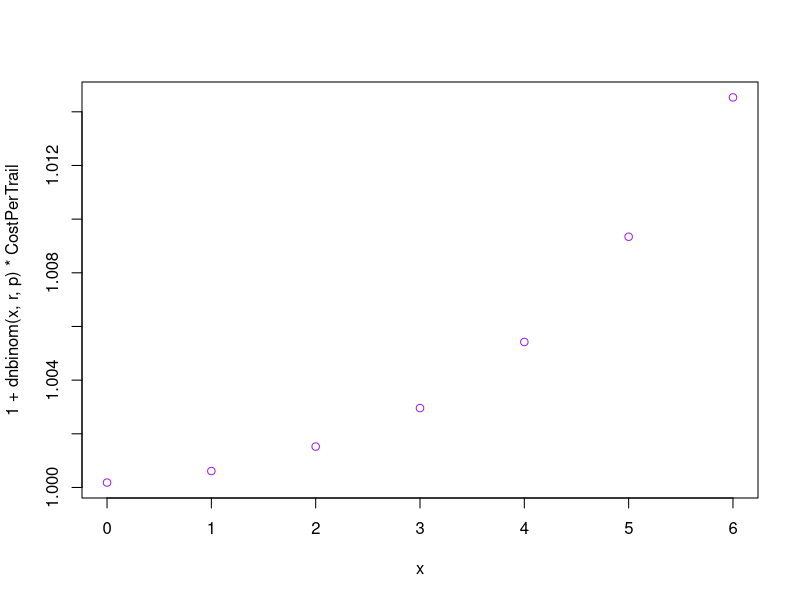
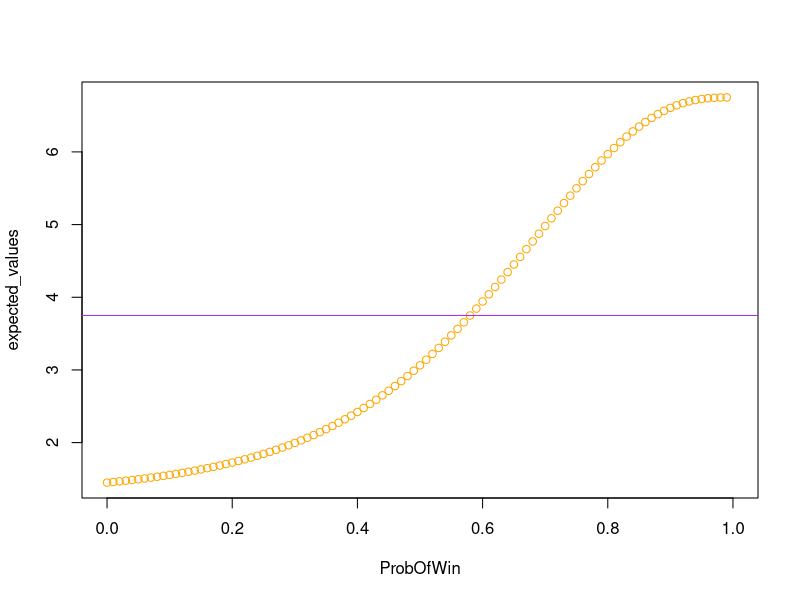
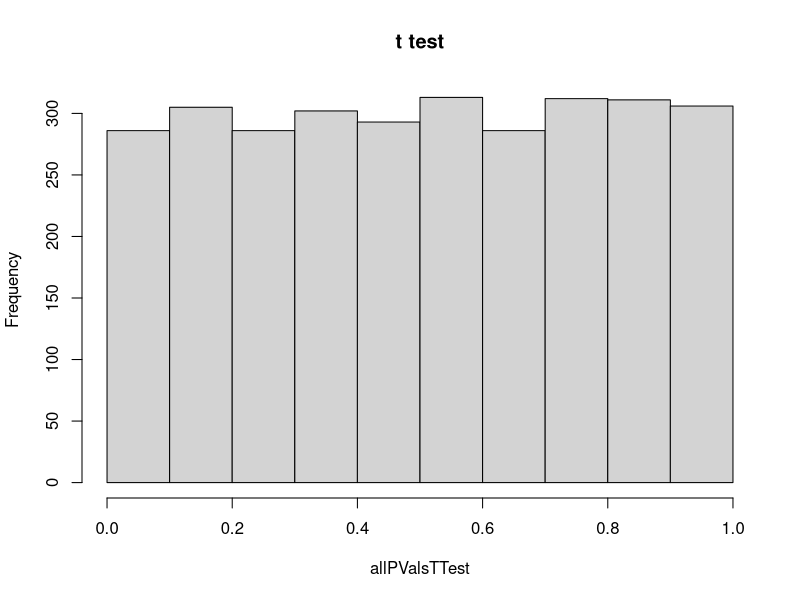
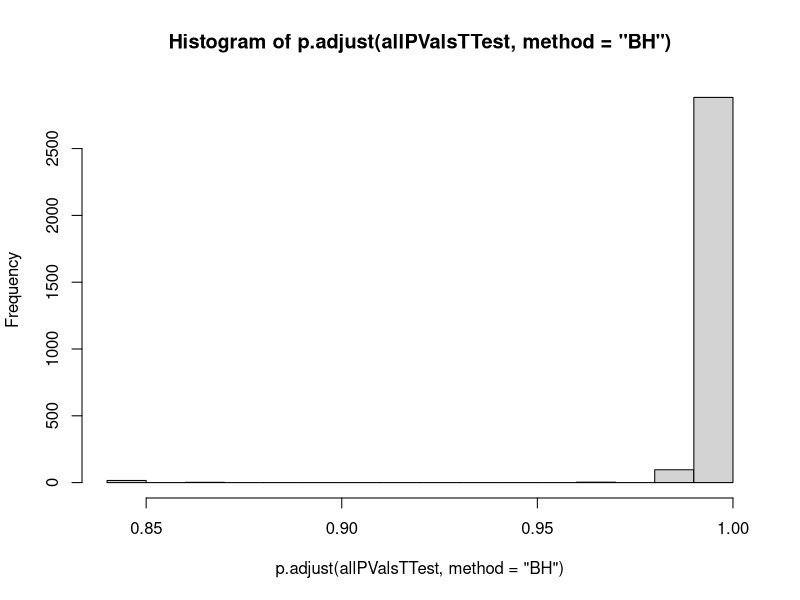

These charts were generated, in order, by the following R code:
## ---- chunk 1
#1 What I was doing before. I will probably work on this to see if I can do a simplified version of what Connor did.
x <- 0:6
p <- .05
r <- 3
CostPerTrail <- c(1.45,1.72,2.25,2.76,3.55,4.6,5.65)
plot(x, 1 + dnbinom(x,r,p) * CostPerTrail, col = "purple")
#dn <- (dnbinom(0:7,3,.05))
#hist(x, 1-dn)
## ---- chunk 2
#1 Connor Fraiser helped me with this. I realized that I needed to do a combination of everything we were taught which was not connecting in my head.

rm(list=ls())

CashFlow <- c(1.45,1.72,2.24,2.76,3.55,4.6,5.65,6.75)

ProbOfWin <- seq(0,1,0.01)

expected_values <- vector(length=length(ProbOfWin))

x <- 0:6

for (i in 1:length(ProbOfWin)){
    current_probs <- vector(length=length(CashFlow))
    current_exps <- vector(length=length(CashFlow))
    for (j in 1:(length(current_probs)-1)){
        current_probs[j] <- dnbinom((j-1),3,1-ProbOfWin[i])
        current_exps[j] <- current_probs[j] * CashFlow[j]
    }
    current_probs[8] <- 1-sum(current_probs[1:7])
    current_exps[8] <- current_probs[8] * CashFlow[8]
    print(current_exps)   
    expected_values[i] <- sum(current_exps)
}

plot(ProbOfWin,expected_values, col = "orange")
abline(h='3.75',col='purple')
## ---- chunk 3
#2
rm(list=ls())

numRows = 3000
numCols = 20
for( i in 1:numCols)

myFrame <- data.frame(1:numRows)

#initiate the data.frame with the correct # of rows to suppress error messages.
#likely, there are much better ways to do this!
names(myFrame)[1] <- "tempColumn"

for( i in 1: numCols)
{
		vals <- vector(length=numRows)
		
		for( j in 1:numRows)
		{
			aMean = j /10
			aMean = max( aMean,5)
			aVar = aMean+ 5* aMean 
			aVal = round( max( rnorm(1,mean=aMean,sd=sqrt(aVar)), 1))
			vals[j] = aVal
		}
		
		colName <- paste( "sample" , i ,sep="")
		
		myFrame[[colName]] = vals
}

myFrame["tempColumn"] <- NULL
row.names(myFrame) <- paste("Gene_",1:numRows,sep="")

## ---- chunk 4
#2A
allPValsTTest <- vector()
allPValsNegBinom <- vector()

meanReads1 = mean(apply(myFrame,2,sum)[1:5])
meanReads2 = mean(apply(myFrame,2,sum)[6:10])

for( i in 1:nrow(myFrame))
{
	vals1 <- as.numeric( myFrame[i,1:10])
	vals2 <- as.numeric( myFrame[i,11:20])
	allPValsTTest[i] = t.test( vals1,vals2)$p.value
}	

	{
	if(allPValsTTest[i] < 0.95)
		allPValsTTest[i] = 2 * allPValsTTest[i]
	else
		 allPValsTTest[i] = 2 * (1-allPValsTTest[i])
	
}
	

hist(allPValsTTest, main="t test")
## ---- chunk 5
#2B
sum (allPValsTTest <= .05)
sum(allPValsTTest <= .05/3000)
head(sort(allPValsTTest))
## ---- chunk 6
#2C
allPValsTCorrect <- vector ()
pVals <- sort(runif(allPValsTTest))
for (i in 1:3000)
{
  allPValsTCorrect[i] = 3000 * pVals[i]/i
}
myFrame2 <- data.frame(pVals,allPValsTCorrect)
## ---- chunk 7
sum(myFrame2 <= .05)
## ---- chunk 8
hist(p.adjust(allPValsTTest,method = "BH"))
p.adjust(allPValsTTest,method = "BH")
